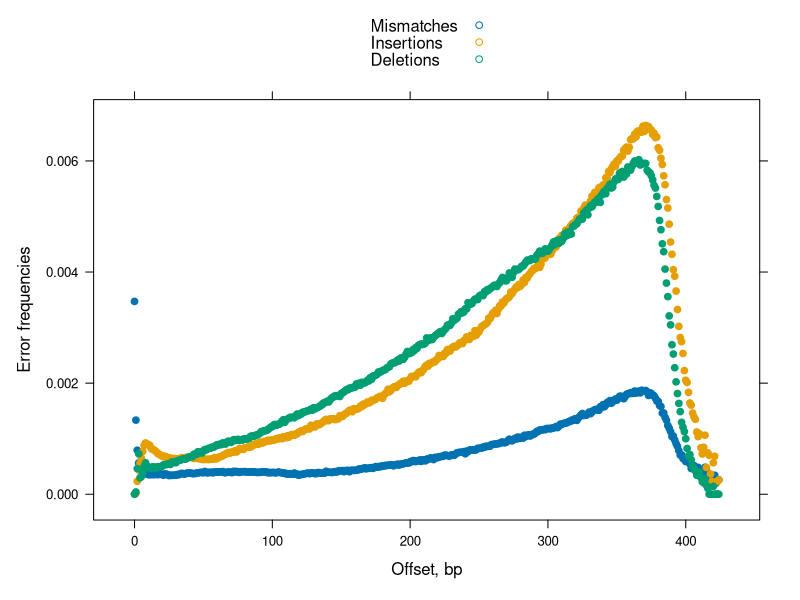
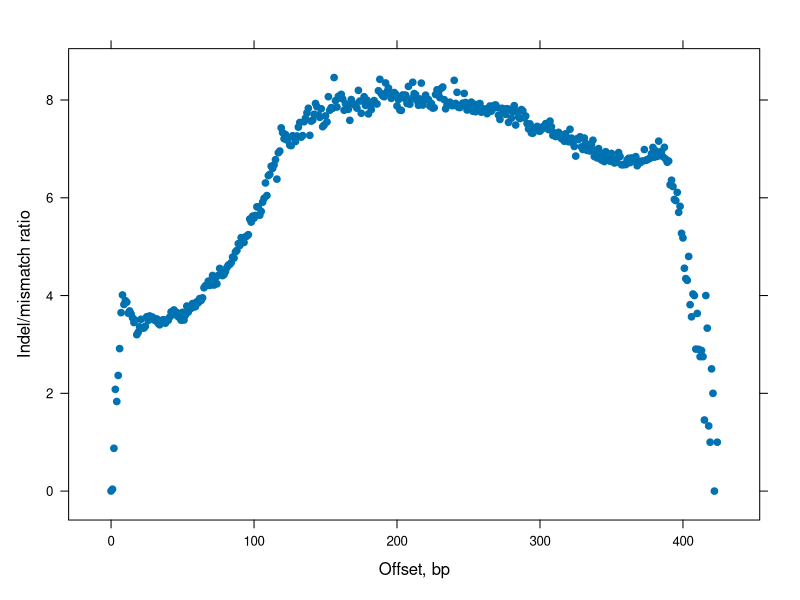

Here is the R script that generated these plots, in order:
## ---- chunk 1
library(lattice)
library(data.table)

counts <- data.table(read.table("_data/counts.dat", header=T))
## ---- chunk 2
    xyplot(I(mismatches/reads) + I(insertions/reads) + I(deletions/reads) ~ offset, 
           counts[mismatches > 0 | insertions > 0 | deletions > 0], 
           key=simpleKey(c("Mismatches", "Insertions", "Deletions")), 
           pch=19, 
           xlab="Offset, bp",
           ylab="Error frequencies")
## ---- chunk 3
    xyplot(I((insertions + deletions) / mismatches) ~ offset,
           counts[mismatches > 0],
           pch=19,
           xlab="Offset, bp",
           ylab="Indel/mismatch ratio")
